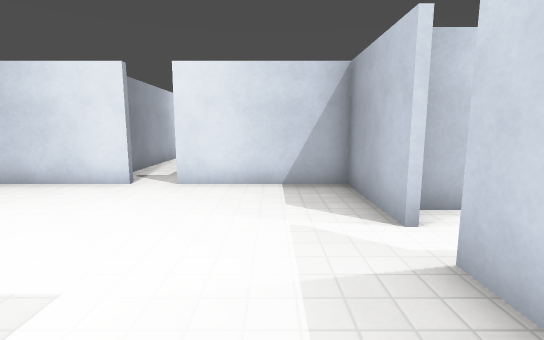
[1] (above)

16 first-person views from a walk through a Godot game level. The camera is 1.4 m above the floor, tilts 8° down and sees 85° across. The floor is counted in squares, 1 m on a side. Each view is taken from the middle of a square. On the plan, view 1 faces up. The plan holds only what a view shows up to about 14 squares ahead; the rest is blank. The place goes on beyond the plan. Surface patterns are stand-ins for the level's own textures.

[2]
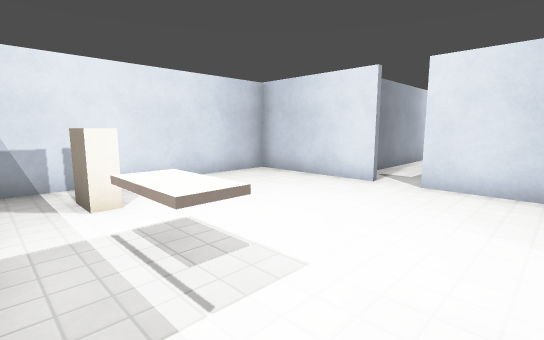

[3]
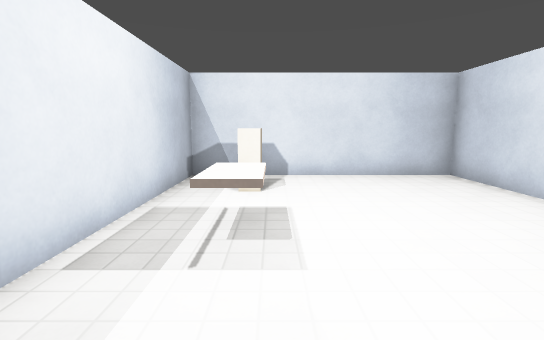

[4]
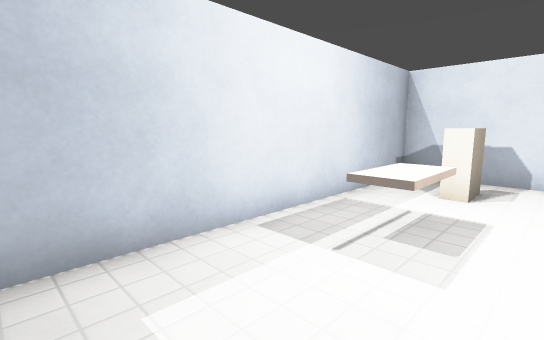

[5]
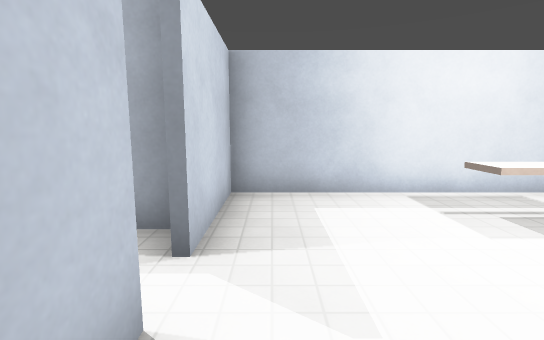

[6]
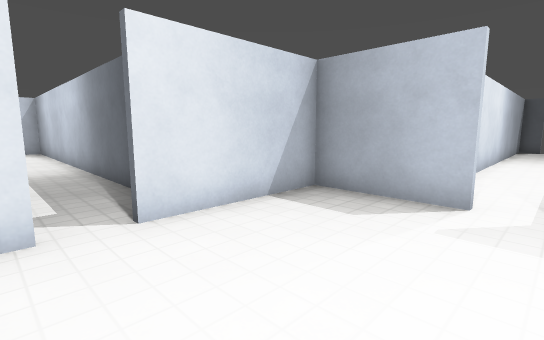

[7]
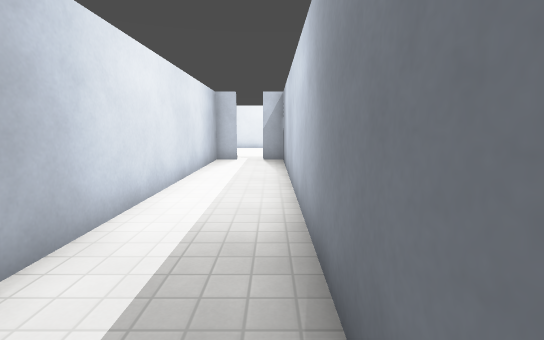

[8]
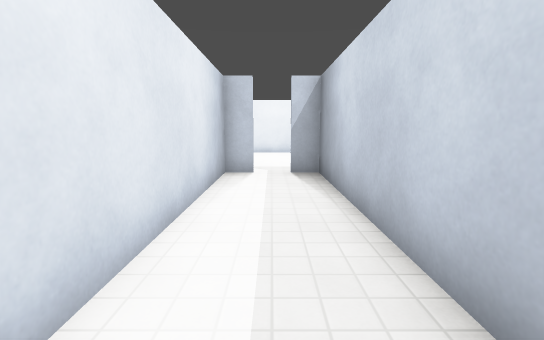

[9]
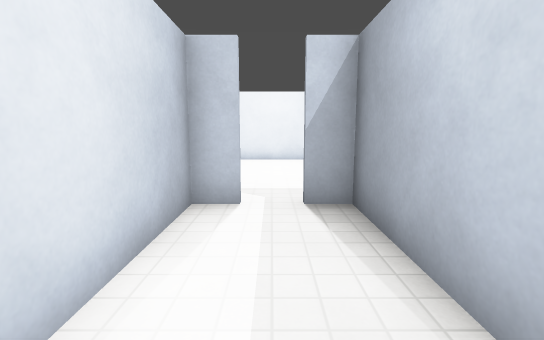

[10]
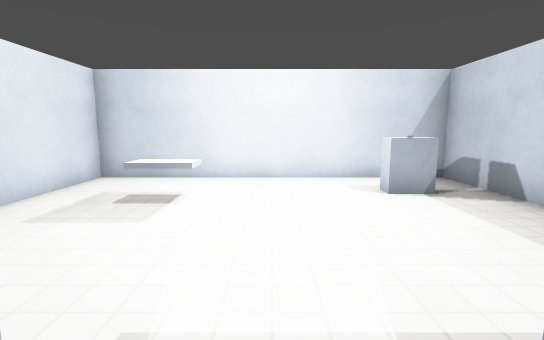

[11]
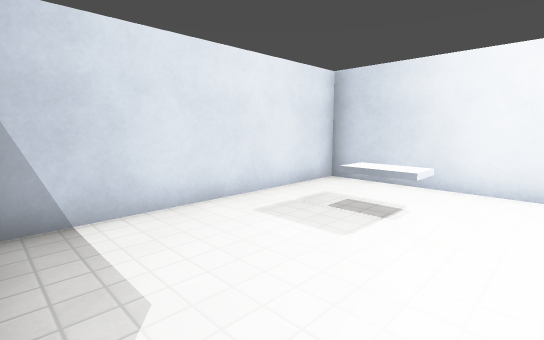

[12]
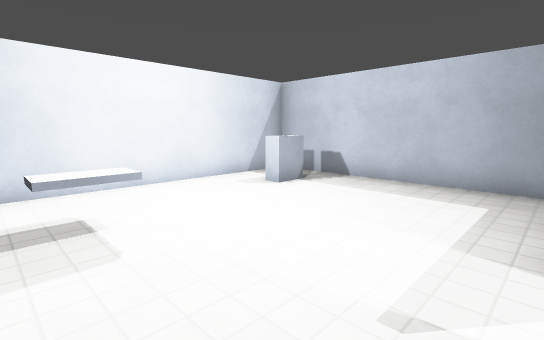

[13]
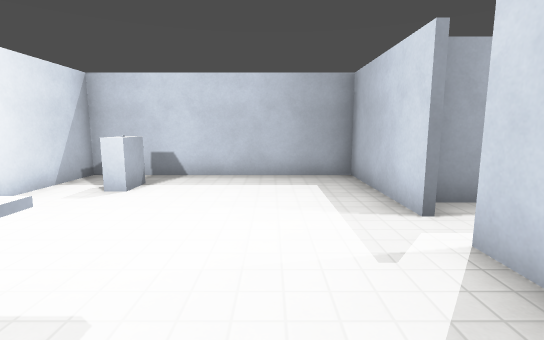

[14]
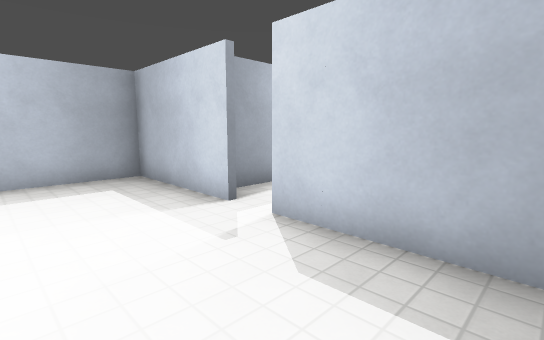

[15]
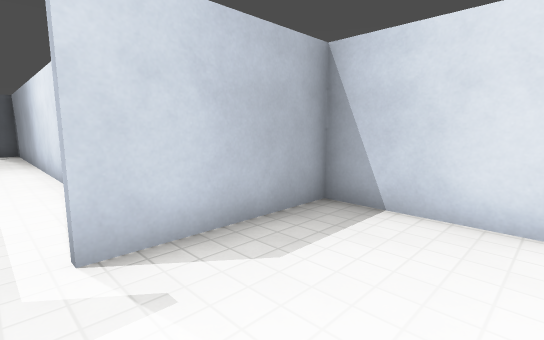

[16]
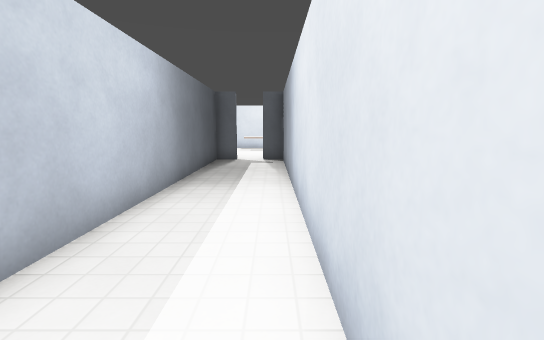

### Floor plan
Points are (right, up) in squares from view 1. A wall is a line through its corners. A room is listed if a view was taken in it or the views show most of it. See-through windows are left out.
Room 1 (views 1, 2, 3, 4, 5, 6)
walls: (-3.5, 7.4) (-7.9, 7.4) (-7.9, -0.4) (1.9, -0.4) (1.9, 3); (1.9, 4) (1.9, 7.4) (-2.5, 7.4)
ways out: opening at (-3, 8) to room 2; gap at (2, 3.5)
objects: block (-6, 1); other object (-4, 1) to (-2, 2)
Room 2 (views 7, 8, 9, 10, 16)
walls: (-3.5, 23.4) (-4.5, 23.4) (-4.5, 7.6) (-3.5, 7.6); (-2.5, 7.6) (-1.5, 7.6) (-1.5, 23.4) (-2.5, 23.4)
ways out: opening at (-3, 8) to room 1; opening at (-3, 24) to room 3
Room 3 (views 11, 12, 13, 14, 15)
walls: (0.6, 29.2) (-0.5, 29.2) (-0.5, 29.8); (-2.5, 23.6) (1.9, 23.6) (1.9, 31.4) (-7.9, 31.4) (-7.9, 23.6) (-3.5, 23.6)
low walls: (-4.5, 28.9) (-4.5, 28.1) (-5.6, 28.1) (-5.6, 28.9)
ways out: opening at (-3, 24) to room 2

Positions as (right, up) in squares from view 1, and headings:
1: (0, 0), facing up
2: (0, 0), facing up-left
3: (1, 2), facing left
4: (1, 3), facing down-left
5: (1, 6), facing down
6: (-4, 3), facing up-right
7: (-2, 10), facing up
8: (-3, 14), facing up
9: (-3, 18), facing up
10: (-3, 23), facing up
11: (-3, 24), facing up-left
12: (-6, 24), facing up-right
13: (-7, 26), facing right
14: (-7, 27), facing down-right
15: (-3, 27), facing down-left
16: (-4, 21), facing down
